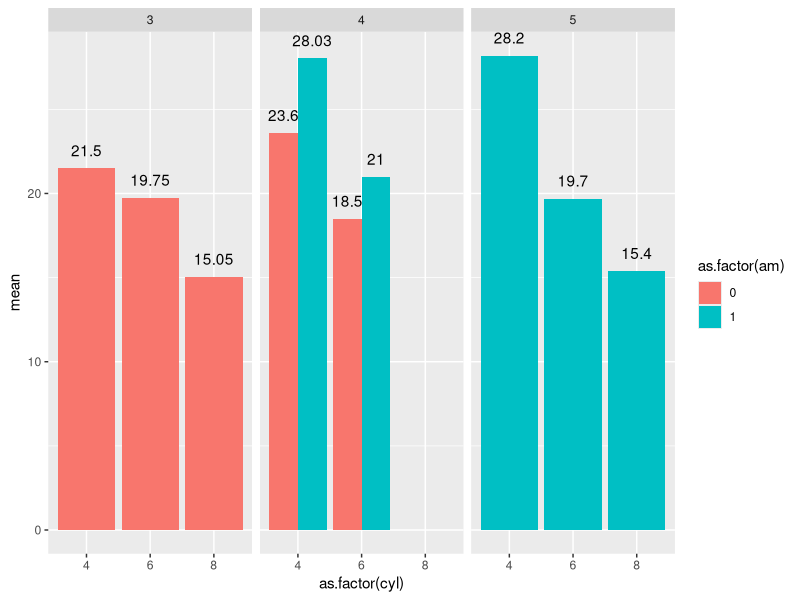
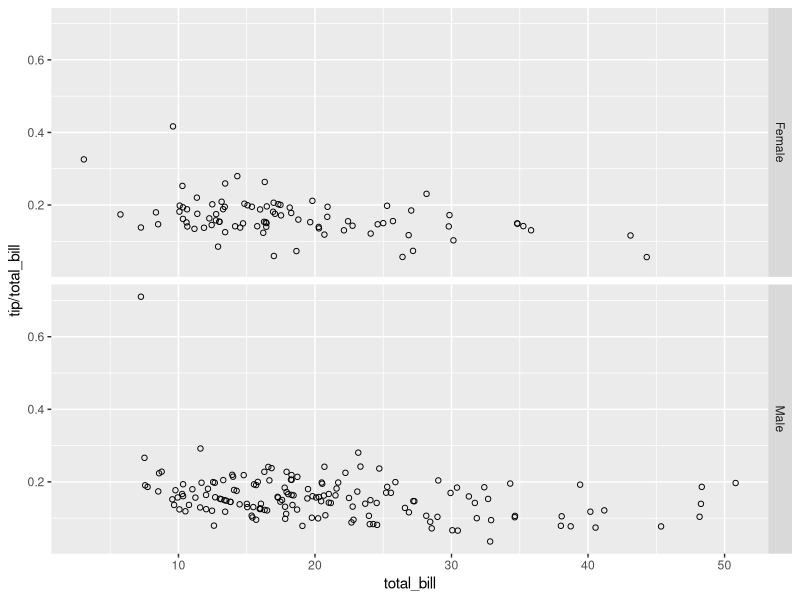
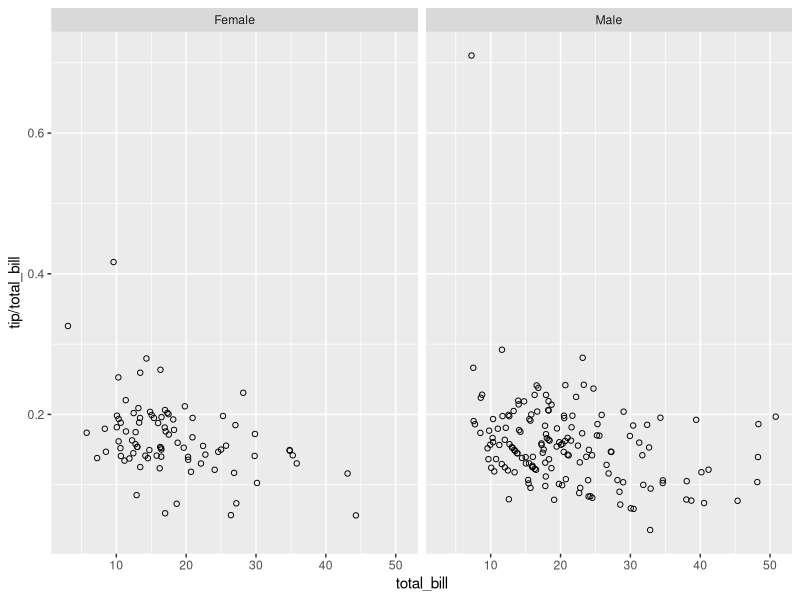
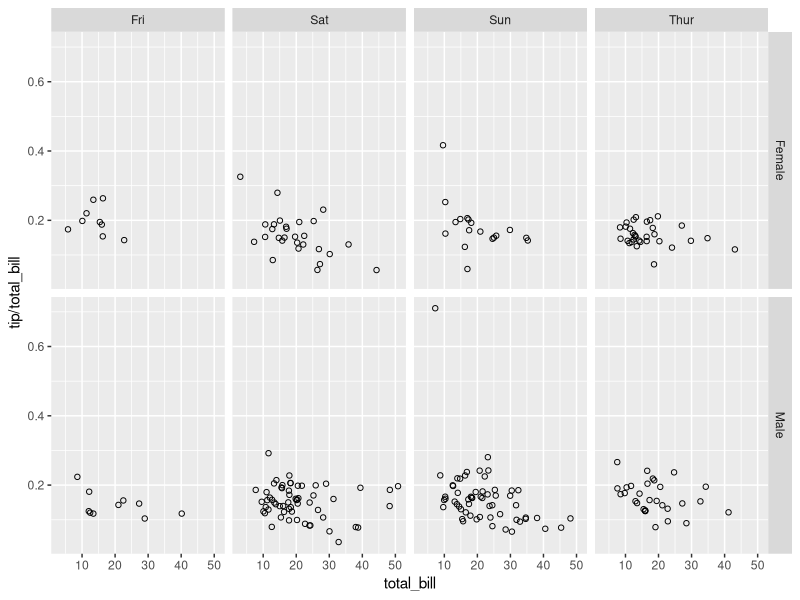
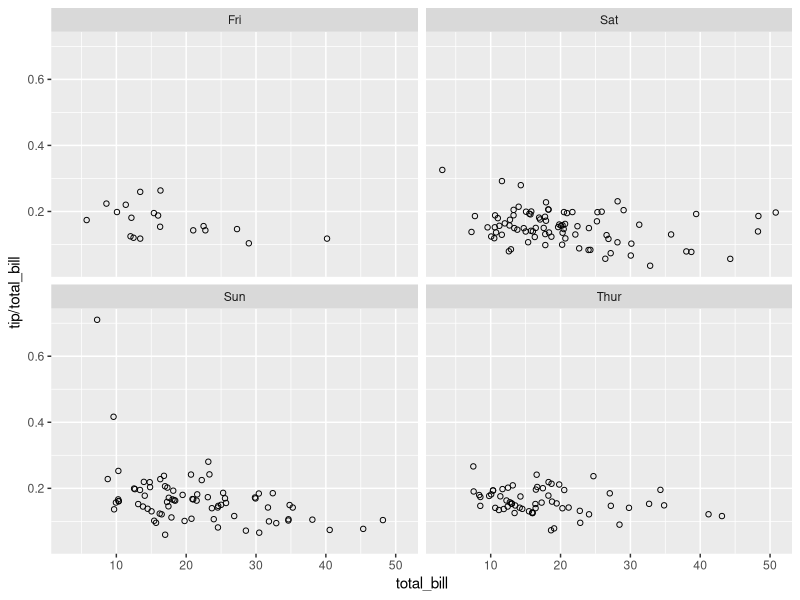
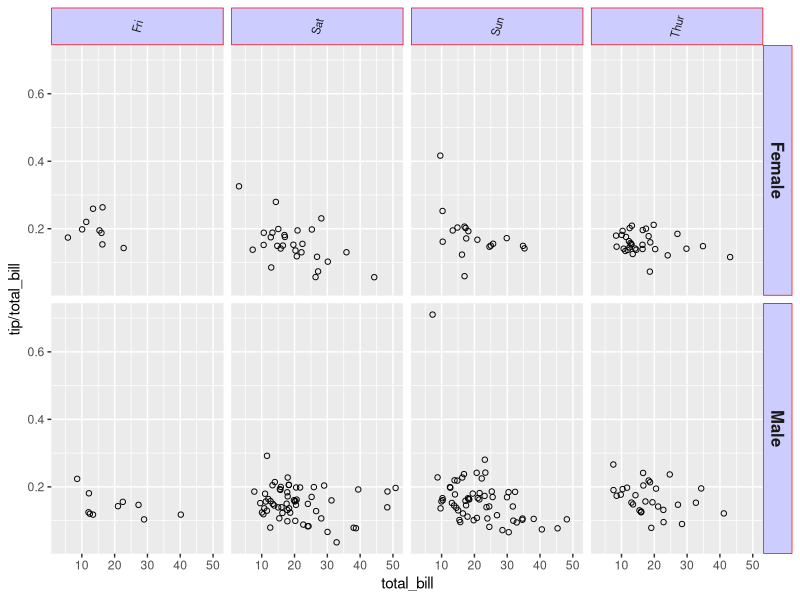
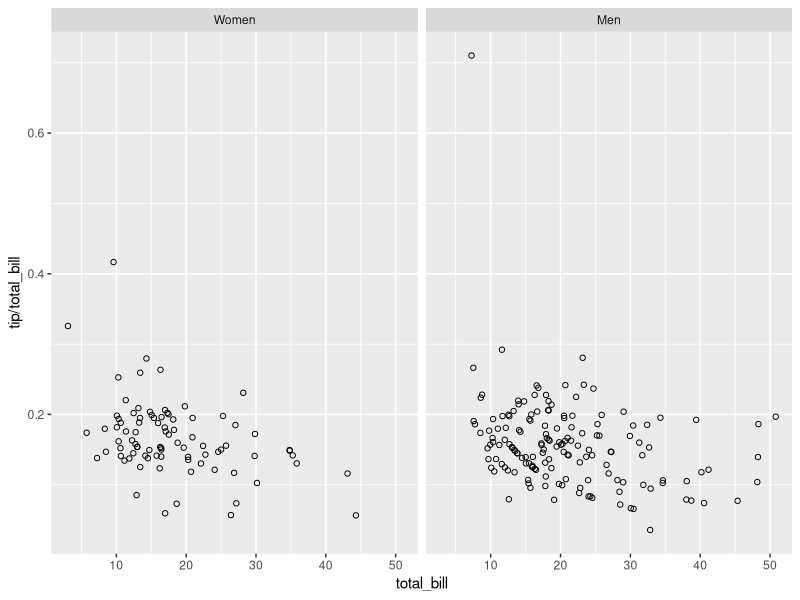
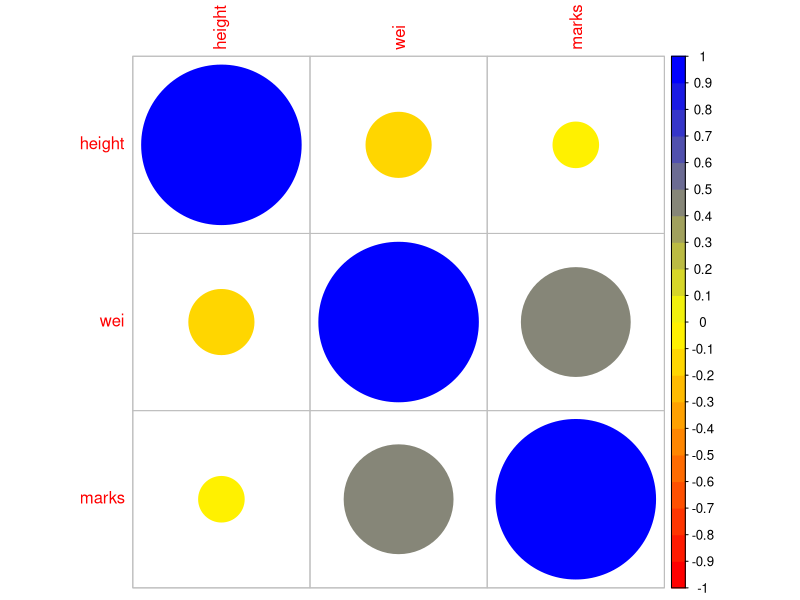

Write R code to recreate these figures, in order. (Note: this script raises an error after producing the figures.)
library(tidyverse)
#Reproducible data set
test_mtcars <- mtcars %>% group_by(cyl,am, gear) %>% summarise(mean = mean(mpg))

ggplot(test_mtcars, aes(as.factor(cyl), mean, fill=as.factor(am))) + 
  geom_bar(stat = "identity", position = "dodge") + 
  facet_grid(~gear) + geom_text(aes(label = round(mean, 2)), position = position_dodge(width = 0.9), vjust = -1)


library(reshape2)
head(tips)


library(ggplot2)
sp <- ggplot(tips, aes(x=total_bill, y=tip/total_bill)) + geom_point(shape=1)

# 垂直方向进行分割
sp + facet_grid(sex ~ .)

# 水平方向分割
sp + facet_grid(. ~ sex)

# 对 sex 进行垂直分割, 对 day 进行水平分割
sp + facet_grid(sex ~ day)


# 水平分割, 分为两列
sp + facet_wrap( ~ day, ncol=2)


sp + facet_grid(sex ~ day) +
  theme(strip.text.x = element_text(size=8, angle=75),
        strip.text.y = element_text(size=12, face="bold"),
        strip.background = element_rect(colour="red", fill="#CCCCFF"))


labels <- c(Female = "Women", Male = "Men")
sp + facet_grid(. ~ sex, labeller=labeller(sex = labels))
#######################
height <- c(6,5.92,5.58,5.83,32,44,2432,4,1423,65647,5,65,6564,67,3)
wei <- c(20,15,7,12,21,432,43,543,654,23,5,67,43,23,432)
marks <- c(10,20,15,11,23,34,435,234412,432,546,342,32,546,76,54)
corr = data.frame(height,wei,marks)

table=cor(corr)

library(corrplot)
corlor1 = colorRampPalette(c("red","yellow","blue"))
corrplot(table,type = "full",col = corlor1(20))

a = corlor1(20)
t = c(a,a,a,a)
corrplot(table,col = t)
##############
library_id = metadata_seq$library_id[1:5]
data_size = metadata_seq$species_datasize_G[1:5]
library_id = metadata_seq$library_id[104:108]
data_size = metadata_seq$species_datasize_G[104:108]

data1 = data.frame(library_id,data_size)
data2 = data.frame(library_id,data_size)
data = rbind(data1,data2)

data$library_id = as.character(data$library_id)
data$data_size = as.numeric(data$data_size)
for (i in 1:5) {
  data[i,1] = paste(data[i,1],"z",sep="")
}

for (i in 6:10) {
  data[i,1] = paste(data[i,1],"m",sep="")
}


library(ggplot2)
ggplot(data,aes(x = data$library_id,y = data$data_size)) + 
  geom_bar(stat="identity") +theme(axis.text.x = element_text(angle = 45, hjust = 0.5, vjust = 0.5))



